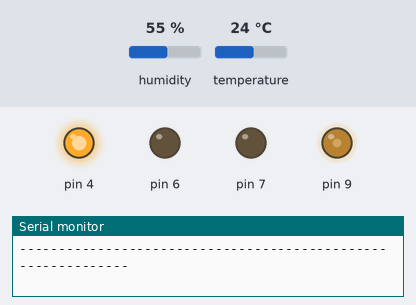
The sketch below on a simulated Arduino Uno, built with avr-gcc and run on an emulated ATmega328P. Shown: output pins drawn as LEDs (lit = HIGH), the last lines printed to the serial monitor. Inputs (shaded band) come from the test bench; at power-on: humidity 55 %, temperature 24 °C.

Above: at 0.2 s.
At 93.1 s:
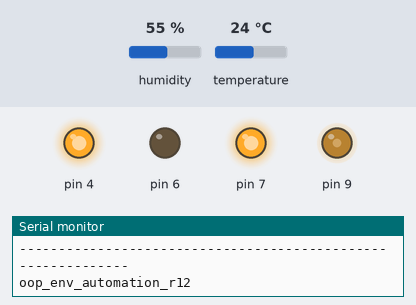
Timing chart, 0 to 97.5 s (numbered marks = the images above):
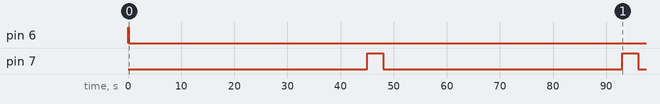

Measured:
- by itself, pin 6: HIGH → LOW at 0.16 s
- by itself, pin 7: alternates HIGH for 3.0 s and LOW for 45.0 s

The sketch:

oop_env_automation_r13.ino
```cpp
// https://learn.adafruit.com/multi-tasking-the-arduino-part-1?view=all

/*    rev history
 *
 *    3 - timed switch class -> implemented for air.
 *        - fixed NO/NC problem for using with relay. need to do backwards HIGH/LOW
 *    4 - adding relay_style to argument for timed_switch
 *    5 - rising edge calculator to keep schedule from drifting
 *    6 - added fastLED switch
 *    7 - added led (no data - just a switch on to 12v led)
 *    8 - delayed start on first update
 *    9 - cleaning up debugging code    (removing a lot of print statements)
 *    10 - BROKEN
 *         - added a humidifer class, which has a parent and child switch (parent = fogger, child = fan)
 *         - parent stays on for full duration, child comes on for x seconds every y seconds
 *         - this allows the water vessel to fill up with mist for y seconds (charging) and then
 *         - the fan comes on for x seconds to disburse the mist to environment
 *    11 - fixed 10 syntax to compile
 *    12 - humidity hysteresis
 *    13 - FINALLY FIXED TABBING OMFG
 */
/* future work
 *    function to take in hour or min and convert to ms
 */

class timed_switch
{
    // Class Member Variables
    // These are initialized at startup
    int powerPin;            // the number of the LED pin
    int relay_style;    // 0 is normally open     (i.e. digitalWrite(LOW)    passes power thru relay)
                                        // 1 is normally closed (i.e. digitalWrite(HIGH) passes power thru relay)
    long OnTime;         // milliseconds of on-time
    long OffTime;        // milliseconds of off-time

    int relay_on;
    int relay_off;

    int initial_state; // will the switch start on or off?

    long initial_delay; // this will delay the first state change
    int delay_flag;

    // These maintain the current state
    int powerState;                                 // powerState used to set the LED
    unsigned long previousMillis;     // will store last time LED was updated

    // Constructor - creates a timed_switch
    // and initializes the member variables and state
    public:
    timed_switch(int pin, int relay, long on, long off, int start_state, long delay0)
    {
    ///////////////////////
    // collect arguments //
    ///////////////////////
    powerPin = pin;
    pinMode(powerPin, OUTPUT);        // set the pin to output

    relay_style = relay;

    OnTime = on;
    OffTime = off;

    initial_state = start_state;

    initial_delay = delay0;
    delay_flag = HIGH; // flag starts high

    ////////////////////////////////////
    // initialize relay on/off states //
    ////////////////////////////////////
    /*
     * a bit confusing - the normally open circuit takes HIGH from duino to stay open
     * so if arduino loses power, NO will be open and system goes off
     * but while arduino is attached, a low actually closes the NO
     */
    // int relay_on;
    // int relay_off;
    // normally open
    if(relay_style == 0 ){
        relay_on = LOW;
        relay_off = HIGH;
        initial_state = !initial_state;
    }
    else if(relay_style == 1){
        relay_on = HIGH;
        relay_off = LOW;
    } // end of if logic

    ///////////////////////////////
    // initialize state and time //
    ///////////////////////////////
    digitalWrite(powerPin, relay_off);
    previousMillis = 0;


    } // ^ end of Constructor

    void timer_check()
    {
        // check to see if it's time to change the state of the LED
        unsigned long currentMillis = millis();

        if ((delay_flag == HIGH) && (currentMillis >= initial_delay)) {
            powerState = initial_state;
            digitalWrite(powerPin, powerState);
            delay_flag = LOW;
            previousMillis = currentMillis;    // Remember the time
        }

        else if (delay_flag == LOW) {
            if((powerState == relay_on) && (currentMillis >= OnTime + previousMillis))
            {
                Serial.println("power on, turning off...");
                powerState = !powerState;    // Turn it off
                previousMillis = currentMillis;    // Remember the time
                digitalWrite(powerPin, powerState);    // Update the actual LED
            } // end switch on -> off
            else if ((powerState == relay_off) && (currentMillis >= OffTime + previousMillis))
            {
                Serial.println("power off, turning on...");
                powerState = !powerState;    // turn it on
                previousMillis = currentMillis;     // Remember the time
                digitalWrite(powerPin, powerState);     // Update the actual LED
            } // end switch off -> on
        } // end delay_flag LOW if statement


    } // end timer_check
}; // end class

class timed_switch_PWM
{
    // Class Member Variables
    // These are initialized at startup
    int powerPin;            // the number of the LED pin
    long OnTime;         // milliseconds of on-time
    long OffTime;        // milliseconds of off-time

    int dutyCycle; // pwm duty cycle, 0-255

    // These maintain the current state
    int powerState;                                 // powerState used to set the LED
    unsigned long previousMillis;     // will store last time LED was updated

    // Constructor - creates a timed_switch
    // and initializes the member variables and state
    public:
    timed_switch_PWM(int pin, int duty, long on, long off)
    {
    powerPin = pin;
    pinMode(powerPin, OUTPUT);

    dutyCycle = duty;

    OnTime = on;
    OffTime = off;

    powerState = HIGH;
    previousMillis = 0;

    analogWrite(powerPin, dutyCycle);
    }

    void timer_check()
    {
        // check to see if it's time to change the state of the LED
        unsigned long currentMillis = millis();

         // normally closed
         // pin high is power on
        if((powerState == HIGH) && (currentMillis - previousMillis >= OnTime))
        {
            powerState = !powerState;    // Turn it off
            previousMillis = currentMillis;    // Remember the time
            analogWrite(powerPin, 0);    // Update the actual LED
            Serial.println("pin low, led off");
        }
        else if ((powerState == LOW) && (currentMillis - previousMillis >= OffTime))
        {
            powerState = !powerState;    // turn it on
            previousMillis = currentMillis;     // Remember the time
            analogWrite(powerPin, dutyCycle);     // Update the actual LED
            Serial.println("pin high, led on");
        }

    }
};

class timed_fogger
{
    // Class Member Variables
    // These are initialized at startup
    int fogPin;
    int fanPin;

    int fog_relay_style;    // 0 is normally open     (i.e. digitalWrite(LOW)    passes power thru relay)
                                        // 1 is normally closed (i.e. digitalWrite(HIGH) passes power thru relay)
    int fan_relay_style;

    long OnTime;         // milliseconds of on-time
    long OffTime;        // milliseconds of off-time

    long chargeTime; // time to "charge" mist in water container
    long blowTime;     // time to disperse charged mist

    int fan_relay_on;    // states
    int fan_relay_off;

    int fog_relay_on; // states
    int fog_relay_off;

    int initial_state; // will the switch start on or off?

    int initial_delay; // this will delay the first state change
    int delay_flag;

    // These maintain the current state
    int fog_powerState;                                 // powerState used to set the LED
    int fan_powerState;

    unsigned long fog_previousMillis;     // will store last time LED was updated
    unsigned long fan_previousMillis;     // will store last time LED was updated

    // Constructor - creates a timed_switch
    // and initializes the member variables and state
    public:
    timed_fogger(int fog_pin, int fog_relay, long on, long off, int start_state, int delay0,
                int fan_pin, int fan_relay, int blow_time, int charge_time)
    {
    ///////////////////////
    // collect arguments //
    ///////////////////////
    fogPin = fog_pin;
    fanPin = fan_pin;
    pinMode(fogPin, OUTPUT);        // set the pin to output
    pinMode(fanPin, OUTPUT);        // set the pin to output

    fog_relay_style = fog_relay;
    fan_relay_style = fan_relay;

    OnTime = on;
    OffTime = off;

    chargeTime = charge_time;
    blowTime = blow_time;

    initial_state = start_state;

    initial_delay = delay0;
    delay_flag = HIGH; // flag starts high

    ////////////////////////////////////
    // initialize relay on/off states //
    ////////////////////////////////////
    /*
     * a bit confusing - the normally open circuit takes HIGH from duino to stay open
     * so if arduino loses power, NO will be open and system goes off
     * but while arduino is attached, a low actually closes the NO
     */
    // int relay_on;
    // int relay_off;
    // normally open
    if(fog_relay_style == 0 ){
        fog_relay_on = LOW;
        fog_relay_off = HIGH;
        initial_state = !initial_state;
    }
    else if(fog_relay_style == 1){
        fog_relay_on = HIGH;
        fog_relay_off = LOW;
    } // end of if logic

    if(fan_relay_style == 0 ){
        fan_relay_on = LOW;
        fan_relay_off = HIGH;
    }
    else if(fan_relay_style == 1){
        fan_relay_on = HIGH;
        fan_relay_off = LOW;
    } // end of if logic

    ///////////////////////////////
    // initialize state and time //
    ///////////////////////////////
    digitalWrite(fogPin, fog_relay_off);
    digitalWrite(fanPin, fan_relay_off);

    fog_previousMillis = 0;
    fan_previousMillis = 0;


    } // ^ end of Constructor

    void timer_check()
    {
        // check to see if it's time to change the state of the LED
        unsigned long currentMillis = millis();

        if ((delay_flag == HIGH) && (currentMillis >= initial_delay)) {
            fog_powerState = initial_state;
            digitalWrite(fogPin, fog_powerState);
            delay_flag = LOW;
            fog_previousMillis = currentMillis;    // Remember the time
            fan_previousMillis = currentMillis;
            Serial.println("fog initialized from initial delay");
        }

        else if (delay_flag == LOW) {

            if (fog_powerState == fog_relay_on)
            {
                if ((fan_powerState == fan_relay_on) && (currentMillis >= blowTime + fan_previousMillis))
                {
                    fan_powerState = !fan_powerState;
                    fan_previousMillis = currentMillis;
                    digitalWrite(fanPin, fan_powerState);
                    Serial.println("fog on, fan turned off");
                }
                else if ((fan_powerState == fan_relay_off) && (currentMillis >= chargeTime + fan_previousMillis))
                {
                    fan_powerState = !fan_powerState;
                    fan_previousMillis = currentMillis;
                    digitalWrite(fanPin, fan_powerState);
                    Serial.println("fog on, fan turned on");
                } // end fan switch on -> off
            }

             // if fog has been on long enough, turn it off
            if((fog_powerState == fog_relay_on) && (currentMillis >= OnTime + fog_previousMillis))
            {
                fog_powerState = !fog_powerState;    // Turn it off
                fog_previousMillis = currentMillis;    // Remember the time
                fan_previousMillis = currentMillis;    // Remember the time
                digitalWrite(fogPin, fog_powerState);    // Update the actual LED

                fan_powerState = fan_relay_off;
                digitalWrite(fanPin, fan_powerState);
                Serial.println("FOG AND FAN TURNED OFF");
            } // end fog switch on -> off
            // if fog has been off long enough, turn it on
            else if ((fog_powerState == fog_relay_off) && (currentMillis >= OffTime + fog_previousMillis))
            {
                fog_powerState = !fog_powerState;    // turn it on
                fog_previousMillis = currentMillis;     // Remember the time
                fan_previousMillis = currentMillis;
                digitalWrite(fogPin, fog_powerState);     // Update the actual LED
                Serial.println("FOG TURNED ON");
            } // end switch off -> on
        } // end delay_flag LOW if statement


    } // end timer_check
}; // end class

class fogger
{
    int FOG_POWER_PIN;
    int FAN_POWER_PIN;

    int FOG_RELAY_STYLE;
    int FAN_RELAY_STYLE;

    long CHARGE_TIME;
    long BLOW_TIME;

    int FOG_RELAY_ON;
    int FOG_RELAY_OFF;

    int FAN_RELAY_ON;
    int FAN_RELAY_OFF;

    int FOG_POWER_STATE;
    int FAN_POWER_STATE;

    unsigned long FOG_PREVIOUS_MILLIS;
    unsigned long FAN_PREVIOUS_MILLIS;

    public:
    fogger(int fog_power_pin, int fog_relay_style,
                int fan_power_pin, int fan_relay_style,
                long blow_time, long charge_time)
    {
        FOG_POWER_PIN = fog_power_pin;
        FOG_RELAY_STYLE = fog_relay_style;

        FAN_POWER_PIN = fan_power_pin;
        FAN_RELAY_STYLE = fan_relay_style;

        BLOW_TIME = blow_time;
        CHARGE_TIME = charge_time;

        pinMode(FOG_POWER_PIN, OUTPUT);
        pinMode(FAN_POWER_PIN, OUTPUT);

        if(FOG_RELAY_STYLE == 0){
            FOG_RELAY_ON = LOW;
            FOG_RELAY_OFF = HIGH;
        }
        else if(FOG_RELAY_STYLE == 1){
            FOG_RELAY_ON = HIGH;
            FOG_RELAY_OFF = LOW;
        }

        if(FAN_RELAY_STYLE == 0){
            FAN_RELAY_ON = LOW;
            FAN_RELAY_OFF = HIGH;
        }
        else if(FAN_RELAY_STYLE == 1){
            FAN_RELAY_ON = HIGH;
            FAN_RELAY_OFF = LOW;
        }

        digitalWrite(FOG_POWER_PIN, FOG_RELAY_OFF);
        digitalWrite(FAN_POWER_PIN, FAN_RELAY_OFF);

        // FOG_PREVIOUS_MILLIS = 0;
        FAN_PREVIOUS_MILLIS = 0;
    }

    void timer_check()
    {
        unsigned long currentMillis = millis();

        FOG_POWER_STATE = FOG_RELAY_ON;
        digitalWrite(FOG_POWER_PIN, FOG_POWER_STATE);

        if ((FAN_POWER_STATE == FAN_RELAY_ON) && (currentMillis >= BLOW_TIME + FAN_PREVIOUS_MILLIS))
        {
            FAN_POWER_STATE = !FAN_POWER_STATE;
            FAN_PREVIOUS_MILLIS = currentMillis;
            digitalWrite(FAN_POWER_PIN, FAN_POWER_STATE);
        }
        else if ((FAN_POWER_STATE == FAN_RELAY_OFF) && (currentMillis >= CHARGE_TIME + FAN_PREVIOUS_MILLIS))
        {
            FAN_POWER_STATE = !FAN_POWER_STATE;
            FAN_PREVIOUS_MILLIS = currentMillis;
            digitalWrite(FAN_POWER_PIN, FAN_POWER_STATE);
        }
    }// end timer_check

    void sys_off()
    {
        FOG_POWER_STATE = FOG_RELAY_OFF;
        FAN_POWER_STATE = FAN_RELAY_OFF;
        digitalWrite(FOG_POWER_PIN, FOG_POWER_STATE);
        digitalWrite(FAN_POWER_PIN, FAN_POWER_STATE);
    }
}; // end fogger class


long risingEdgeOffAdjust(long on, long interval){
    /*
     * interval is the interval of time between on cycles
     * on is the time you want switch to be on
     */
    long off;
    off = interval - on;
    return off;
}


////////////////////////////////////////
//                     time tables                            //
////////////////////////////////////////

// 1 hr =    3 600 000 ms
// 3 hr = 10 800 000 ms
long h1 =     3600000;
long h2 =     7200000;
long h3 =    10800000;
long h12 = 43200000;

// 1     min =    60 000 ms
// 2     min = 120 000 ms
// 2.5 min = 150 000 ms
// 5.0 min = 300 000 ms
// 10    min = 600 000 ms
long m4 =    240000;
long m5    = 300000;
long m10 = 600000;

// air(4, 180000, 10800000); // 3.0 min every 3.0 hr
// air(4, 300000, 10800000); // 5.0 min every 3.0 hr

long off_m4_h3 = risingEdgeOffAdjust(m4, h3);

long off_m5_h1 = risingEdgeOffAdjust(m5, h1); // off interval to keep m5_h1 lined up to start every hour
long off_m5_h3 = risingEdgeOffAdjust(m5, h3);


long off_m10_h1 = risingEdgeOffAdjust(m10, h1);
long off_m10_h2 = risingEdgeOffAdjust(m10, h2);

////////////////////////////////////////
//                            switches                            //
////////////////////////////////////////

// switch for fans
//timed_switch(int pin, int relay, long on, long off, int start_state, int delay0);
//timed_switch air(4, 0, m5, off_m5_h1, HIGH, m10); // 5 min every 1 hr (pin 4) (normally open) (rising edge drift accounted for);
timed_switch air(4, 0, m4, off_m4_h3, HIGH, m10); // 5 min every 1 hr (pin 4) (normally open) (rising edge drift accounted for);

// switch for LEDs
timed_switch_PWM light(9, 100, h12, h12);
//timed_switch_PWM light(9, 100, 2000, 2000);

//fog = (fog_pin, fog_relay, on, off, start_state, delay0,
//                 fan_pin, fan_relay, blow_time, charge_time);
//fogger fog(6, 1, 10000, 3000, HIGH, 0,
//                 7, 1, 1000, 3000);
// timed_fogger fog(6, 0, m10, off_m10_h1, HIGH, 0,
                 // 7, 1, 2500, 30000);
// on
// charge 30s, blow 2.5s

// fogger(fog_power_pin, fog_relay_style,
//                fan_power_pin, fan_relay_style,
//                blow_time, charge_time)
fogger fog(6, 0, 7, 1, 3000, 45000);

const int DRY_THRESH = 85;
const int WET_THRESH = 98;
int fog_flag = LOW; // will use this as a global state for hysteresis

#include <DHT.h>
#define DHT_1_PIN 11
#define DHTTYPE DHT22
DHT DHT_1(DHT_1_PIN, DHTTYPE);

float hum_1;
float temp_1;

float hum_avg; //can implement this later as an average humidity when
// multiple sensors are in place

void setup()
{
    Serial.begin(9600);
    Serial.println("");
    Serial.println("");
    Serial.println("-------------------------------------------------------------");
    Serial.println("-------------------------------------------------------------");
    Serial.println("-------------------------------------------------------------");
    Serial.println("oop_env_automation_r12");

    while (!Serial) { // wait for serial connection
        delay(10);
    }

    DHT_1.begin();

//    Serial.println(-10 >= 10);
//    delay(5000);

} // end void setup


void loop()
{
    air.timer_check();
    light.timer_check();
    // fog.timer_check();


    // check humidity
    hum_1 = DHT_1.readHumidity();
    temp_1 = DHT_1.readTemperature(); // given in C
    temp_1 = (temp_1*9/5) + 32; // convert to F

    hum_avg = hum_1; // can make this an average one multiple sensors are set up
    // Serial.println(hum_avg);

    if (hum_avg < DRY_THRESH) // if fogger is off, hum low
    {
        // fog_flag = !fog_flag;
        fog.timer_check();
        // digitalWrite(LED_BUILTIN, HIGH);
        // digitalWrite(5, HIGH);
        // Serial.print("fog loop on: ");
        // Serial.println(hum_avg);
    }
    else if (hum_avg > WET_THRESH)
    {
        // fog_flag = !fog_flag;
        fog.sys_off();
        // digitalWrite(LED_BUILTIN, LOW);
        // digitalWrite(5, LOW);
        // Serial.print("fog loop off: ");
        // Serial.println(hum_avg);
    }


} // end void loop
```
